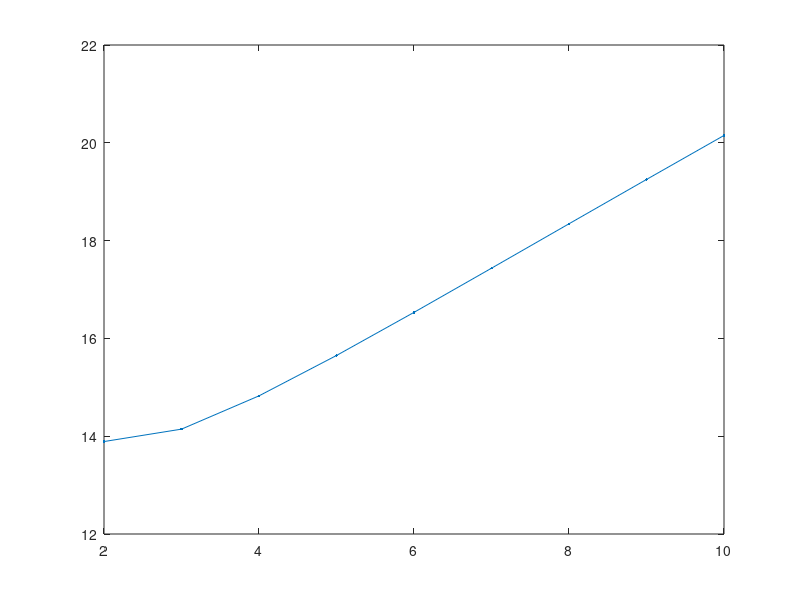
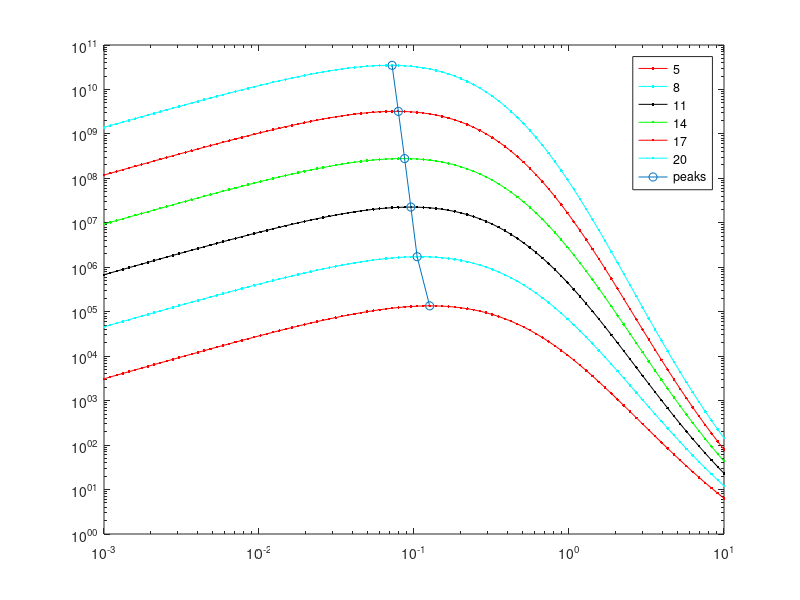

Write MATLAB code to recreate these figures, in order. (Note: this script raises an error after producing the figures.)
gamma=-1;
beta=1;
Gamma=@(c) 3*c/beta./(log(1+c)-c./(1+c));
figure;plot(2:10,Gamma(2:10),'.-');
vc2=@(x) (log(1+x)-x./(1+x))./x;
% rho=@(x) 1./x./(1+x).^2;
% rho=@(x) x.^gamma;
rho=@(x,c) (1+x).^(Gamma(c)./x);
% df=@(x) (5*x^2-2*log(1+x)-6*log(1+x)*x-4*log(1+x)*x^2+2*x)/x^3/(1+x)^4;
f=@(x,c) vc2(x).*rho(x,c);
x=logspace(-3,1,100);
colors=['r.-';'g.-';'k.-';'c.-'];colors=repmat(colors,20,1);
figure;
xd=[];yd=[];
for c=5:3:20
    y=f(x,c);[ym,i]=max(y);xm=x(i);xd=[xd,xm];yd=[yd,ym];
    loglog(x,y,colors(c,:),'displayname',num2str(c));hold on;
end
plot(xd,yd,'o-','displayname','peaks');
legend('show');
%%
syms x
f=(log(1+x)-x/(1+x))/x^2/(1+x)^2;
g=diff(f);